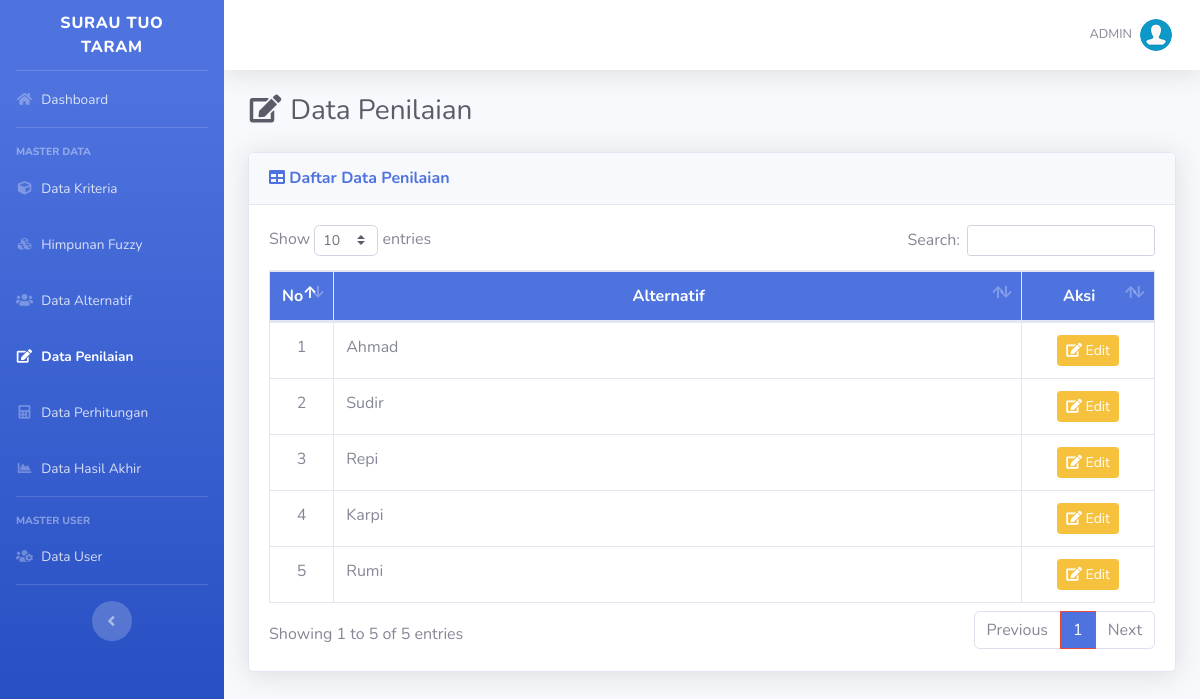
Screenshot of /bilal/list-penilaian-bl.php (signed in) with the database file from the repository.
### tables this page shows
CREATE TABLE `alternatif` (
  `id_alternatif` int(11) NOT NULL,
  `nama` varchar(100) NOT NULL
);

### bilal/list-penilaian-bl.php (the view, shortened to what this page needs)
<?php require_once('includes/init.php'); ?>
<?php
require_once('template/header.php');
?>
<div class="d-sm-flex align-items-center justify-content-between mb-4">
	<h1 class="h3 mb-0 text-gray-800"><i class="fas fa-fw fa-edit"></i> Data Penilaian</h1>
</div>
<div class="card shadow mb-4">
	<div class="card-header py-3">
		<h6 class="m-0 font-weight-bold text-primary"><i class="fa fa-table"></i> Daftar Data Penilaian</h6>
	</div>
	<div class="card-body">
		<div class="table-responsive">
			<table class="table table-bordered" id="dataTable" width="100%" cellspacing="0">
				<thead class="bg-primary text-white">
					<tr align="center">
						<th width="5%">No</th>
						<th>Alternatif</th>
						<th width="15%">Aksi</th>
					</tr>
				</thead>
				<tbody>
					<?php
					$no = 1;
					$query = mysqli_query($koneksi, "SELECT * FROM alternatif");
					while ($data = mysqli_fetch_array($query)) {
					?>
						<tr align="center">
							<td><?= $no ?></td>
							<td align="left"><?= $data['nama'] ?></td>
							<?php
							$id_alternatif = $data['id_alternatif'];
							$q = mysqli_query($koneksi, "SELECT * FROM penilaian WHERE id_alternatif='$id_alternatif'");
							$cek_tombol = mysqli_num_rows($q);
							?>
							<td>
								<?php if ($cek_tombol == 0) { ?>
									<a data-toggle="modal" href="#set<?= $data['id_alternatif'] ?>" class="btn btn-success btn-sm"><i class="fa fa-plus"></i> Input</a>
								<?php } else { ?>
									<a data-toggle="modal" href="#edit<?= $data['id_alternatif'] ?>" class="btn btn-warning btn-sm"><i class="fa fa-edit"></i> Edit</a>
								<?php } ?>
							</td>
						</tr>
					<?php
						$no++;
					}
					?>
				</tbody>
			</table>
		</div>
	</div>
</div>
<?php
require_once('template/footer.php');
?>

### rows the page displays
alternatif: nama "Ahmad"
alternatif: nama "Sudir"
alternatif: nama "Repi"
alternatif: nama "Karpi"
alternatif: nama "Rumi"

### other values shown
$_SESSION['username'] "ADMIN"
